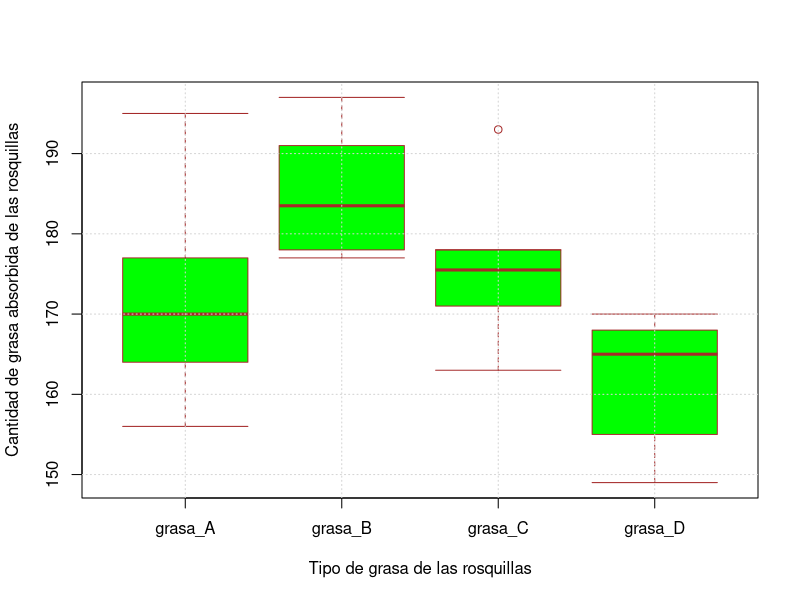

Generate this figure with R:
## ---- chunk 1
#a)


# Vamos a a realizar el test ANOVA para saber si existen diferencias de medias entre las distintas grasas 
# H0: μ1 = μ2 =μ3= μ4
# H1 : Al menos dos de las medias no son iguales.
# k=4 grados de libertad 
# N=24
# Grados de libertad k -1 = 3, N-k = 20
qf(0.95,3,20)
# En este caso F debe ser mayor que 3.098391 para considerar que es falsa H0 y rechazar la igualdad de medias μ1= μ2 =μ3= μ4
grasa_A<-c(164,172,168,177,195,156)
grasa_B<-c(178,191,197,182,177,185)
grasa_C<-c(175,193,178,171,176,163)
grasa_D<-c(155,166,149,164,168,170)
datos<-data.frame(variable=c(grasa_A,grasa_B,grasa_C,grasa_D))
grupo=factor(c(rep(1,length(grasa_A)),rep(2,length(grasa_B)),rep(3,length(grasa_C)),rep(4,length(grasa_D))))
attach(datos)
ANOVA<-aov(variable~grupo,data= datos)
summary(ANOVA)
# Como 3.098391 Se rechaza H0
# Por lo cual podemos aceptar que existen diferencias significativas entre ellas 

#b)
xdatos<-data.frame(grasa_A,grasa_B,grasa_C,grasa_D)
boxplot(xdatos,
col = "green",
ylab="Cantidad de grasa absorbida de las rosquillas",
xlab="Tipo de grasa de las rosquillas",
staplewex=1,
border= "brown")
grid()
# La que 
summary(grasa_A)
summary(grasa_B)
summary(grasa_C)
summary(grasa_D)
 # La grasa menos perjudicial es la la grasa D por que es la que menos grasa absorve de media 
